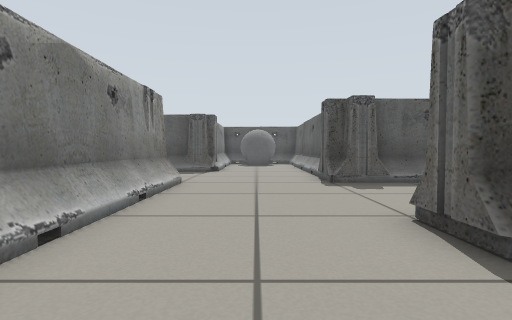
[1] (above)

20 first-person views from a walk through a world built for the Gazebo simulator. The camera is 0.44 m above the floor, tilts 2° down and sees 80° across. The lines on the ground mark 1 m squares. The floor is counted in squares, 0.5 m on a side. Each view is taken from the middle of a square. On the plan, view 1 faces up. The plan holds only what a view shows up to about 11 squares ahead; the rest is blank.

[2]
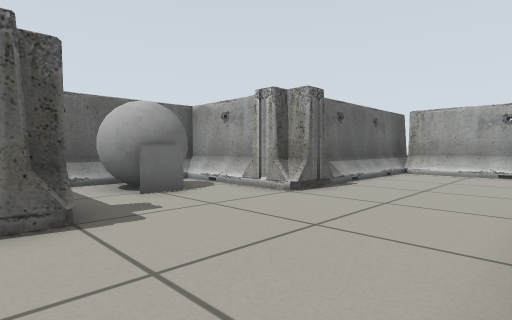

[3]
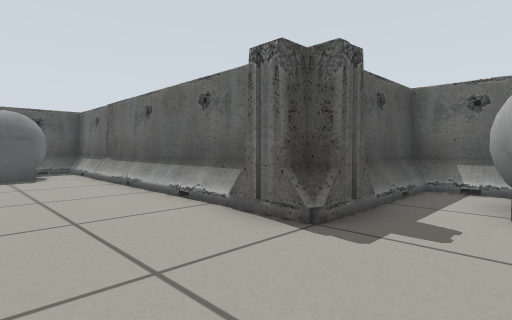

[4]
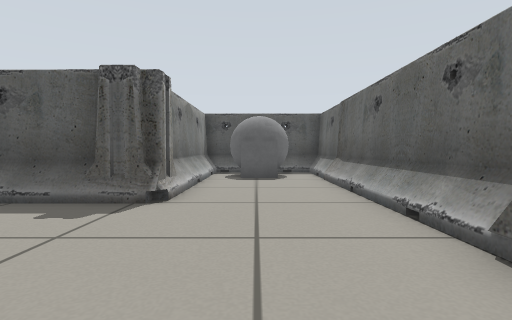

[5]
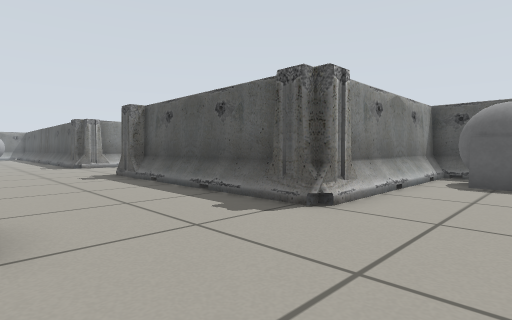

[6]
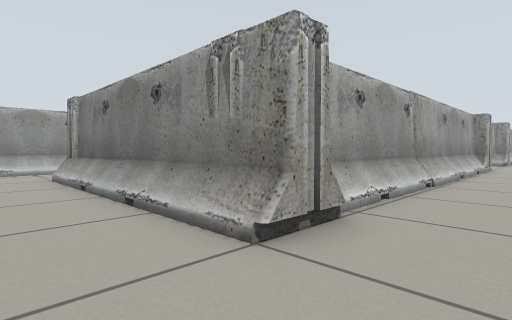

[7]
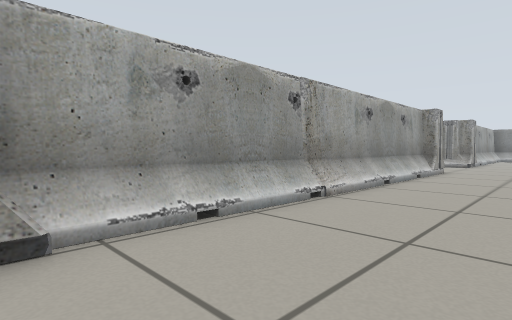

[8]
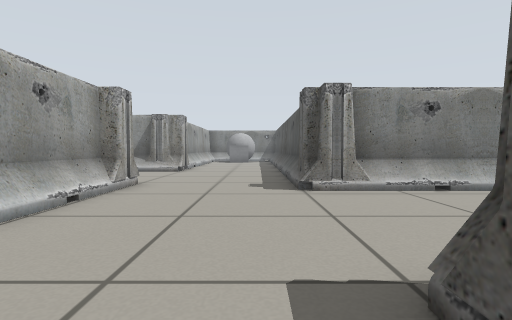

[9]
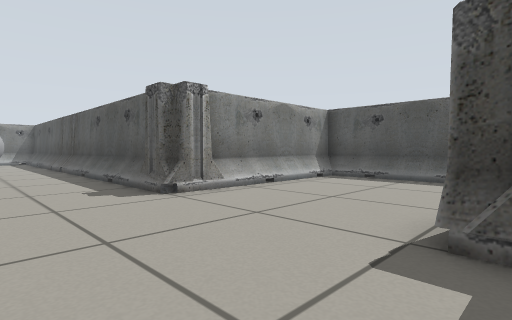

[10]
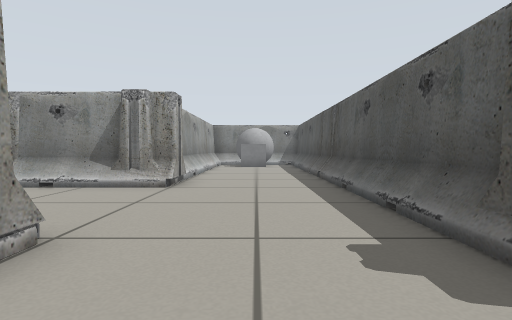

[11]
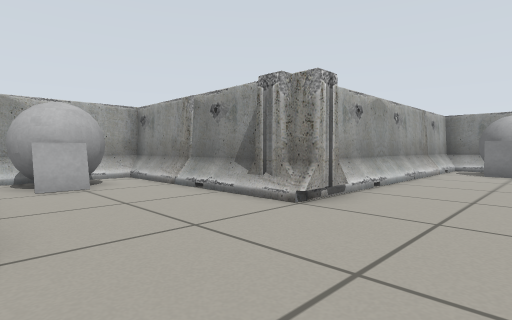

[12]
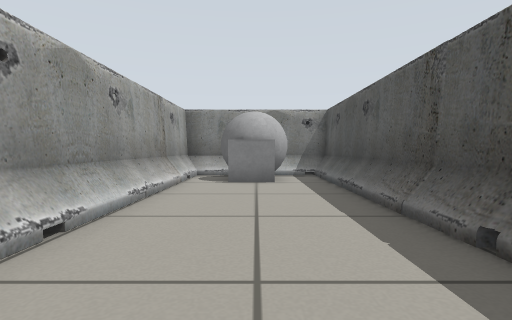

[13]
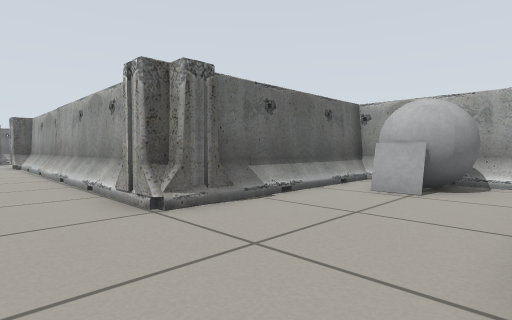

[14]
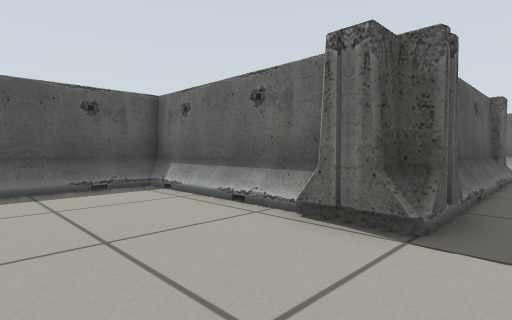

[15]
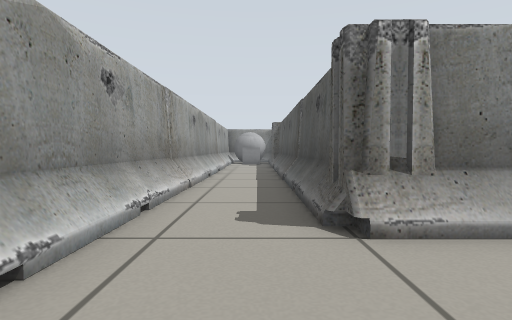

[16]
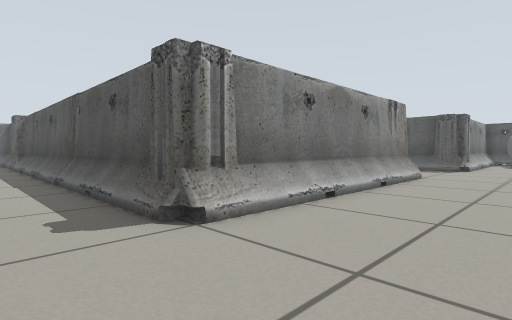

[17]
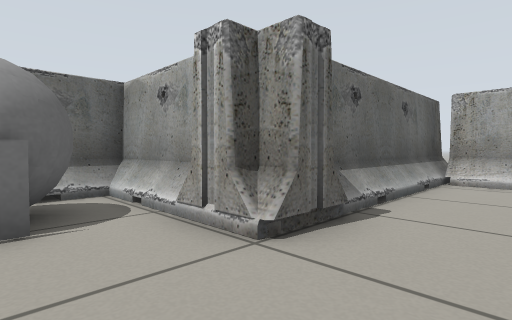

[18]
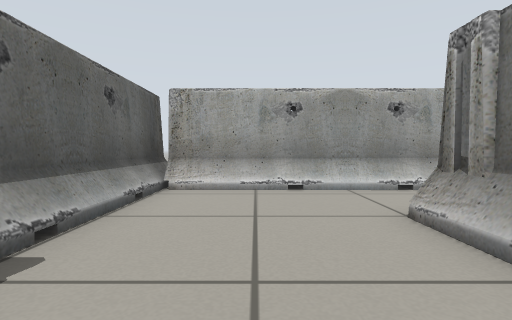

[19]
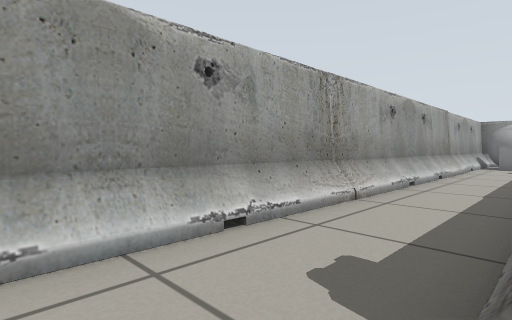

[20]
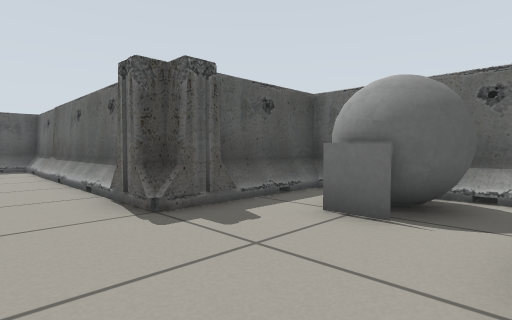

### Floor plan
Key: @ floor where view 1 was taken; . floor; B barrier; G grey ball; M marker.
Columns run from 31 left of view 1 to 7 right of it. Each row starts with its distance up from view 1.
 19                  BBBB        BBBBB
 18                 BBBBBBB      B   BB
 17                 B....BB      BGGGBB
 16                 B....BB      B.M.BB
 15                 B....BB      B...B
 14                 B....BB      B...B
 13 B             B BB...B     B B...BB
 12 BBBBBBBBBBBBBBBBB....BBBBBBBBB...BB
 11 B G..............................BB
 10 B GM.............................B
  9 B GG.............................B  B
  8 BBBBBBBBBBBB...BBBBBBBBBBBBBBB...BBBBBB
  7   B BBBBBB B...BBBBBBBBBBBBB B......GBB
  6            B...B             B.....MG B
  5           BB...BB            B.....GG B
  4            B.MMBB            B...BBBBBB
  3            BGMGBB            B...BBBBBB
  2            BGGGB            BB...B
  1            BB BB             B...BB
  0                    BBBBBBBBBBB.@.BB
 -1                  ................BB
 -2                  ................BB
 -3                  BBBBBBBBBBBBBBBBBB
 -4                                   B

Where each view was taken, in squares from view 1:
view 1: 0 up, 0 right, facing up
view 2: 9 up, 2 left, facing down-right
view 3: 6 up, 1 left, facing up-right
view 4: 7 up, 0 right, facing up
view 5: 8 up, 1 right, facing up-left
view 6: 10 up, 0 right, facing down-left
view 7: 11 up, 3 left, facing down-left
view 8: 11 up, 8 left, facing left
view 9: 9 up, 9 left, facing up-left
view 10: 10 up, 13 left, facing left
view 11: 11 up, 16 left, facing down-left
view 12: 10 up, 20 left, facing left
view 13: 10 up, 20 left, facing down-right
view 14: 11 up, 13 left, facing up-right
view 15: 1 down, 1 right, facing left
view 16: 2 down, 1 right, facing up-left
view 17: 6 up, 0 right, facing down-right
view 18: 4 up, 0 right, facing down
view 19: 0 up, 1 left, facing down-left
view 20: 4 up, 0 right, facing up-right
